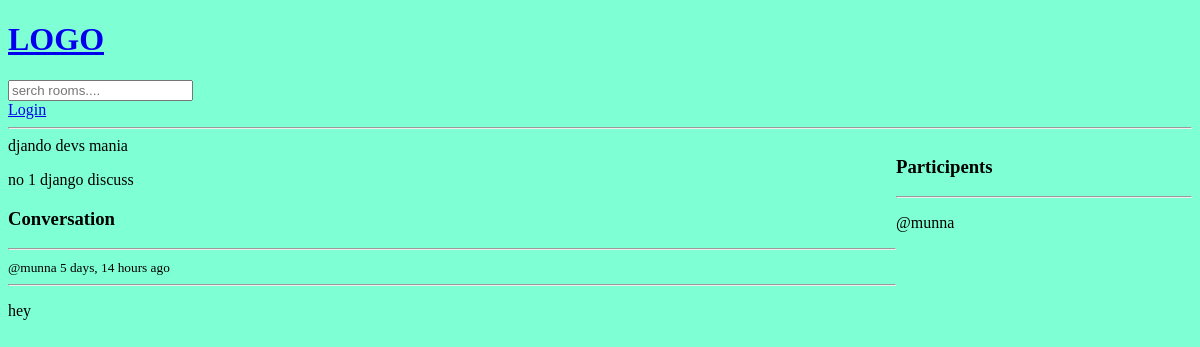
Before: /room/5 with the older database file.
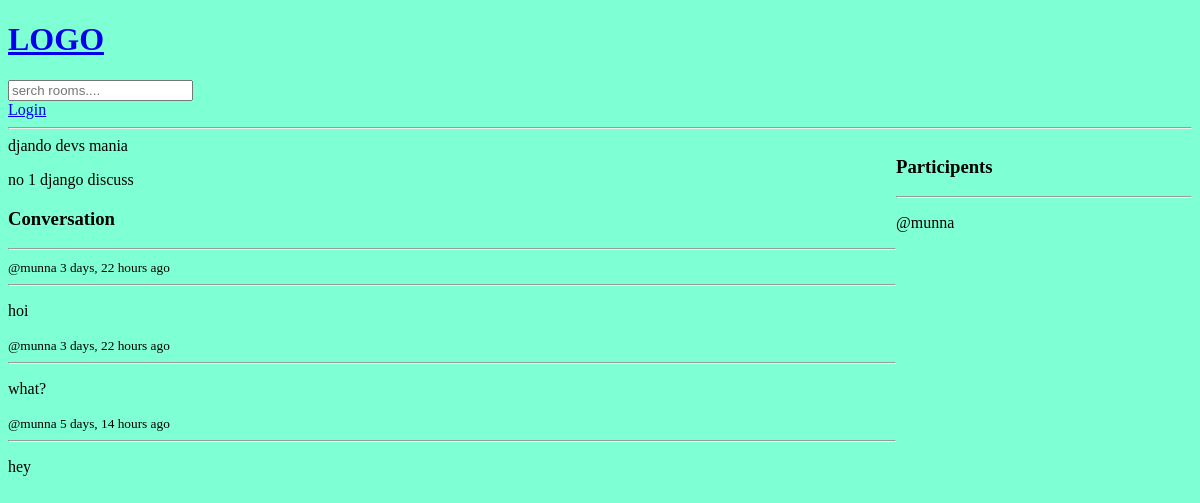
After: the same page with the newer database file.
### base/models.py (models this page shows, shortened)
class Messege(models.Model):
    user = models.ForeignKey(User,on_delete=models.CASCADE)
    room = models.ForeignKey(Room,on_delete=models.CASCADE)
    body = models.TextField()
    updated = models.DateTimeField(auto_now=True)
    created = models.DateTimeField(auto_now_add=True)
    class Meta:
        ordering = ['-updated','-created']

### base/views.py (the view, shortened to what this page needs)
# urls.py: path('room/<str:pk>',views.room, name="room"),
def room (request,pk):
    room = Room.objects.get(id=pk)
    room_messeges = room.messege_set.all().order_by('-created')
    participents = room.participents.all()
    context={
        'room':room,
        'room_messeges':room_messeges,
        'participents':participents,
    }
    return render(request,'base/room.html',context)

### base/templates/base/room.html (shortened to what this page needs)
{% extends 'main.html'%}
{% block content %}
<div class="room-container">
    <div>
{{room.name}}
<p>{{room.description}}</p>
<div class="comment-wrapper">
    <h3>Conversation</h3>
    <hr>
    {% for messege in room_messeges %}
    <div>
        <small>@{{messege.user}} {{messege.created|timesince}} ago</small>
        <hr>
        <p>{{messege.body}}</p>
    </div>
    {% endfor %}
</div>
</div>
<div>
    <h3>Participents</h3>
    <hr>
    {% for user in participents %}
    <div>
        <p>@{{user.username}}</p>
    </div>
    {% endfor %}
</div>
</div>
{% endblock %}

Changed rows visible on the page:
added Messege: user "munna", created "3 days, 22 hours", body "hoi"
added Messege: user "munna", created "3 days, 22 hours", body "what?"
